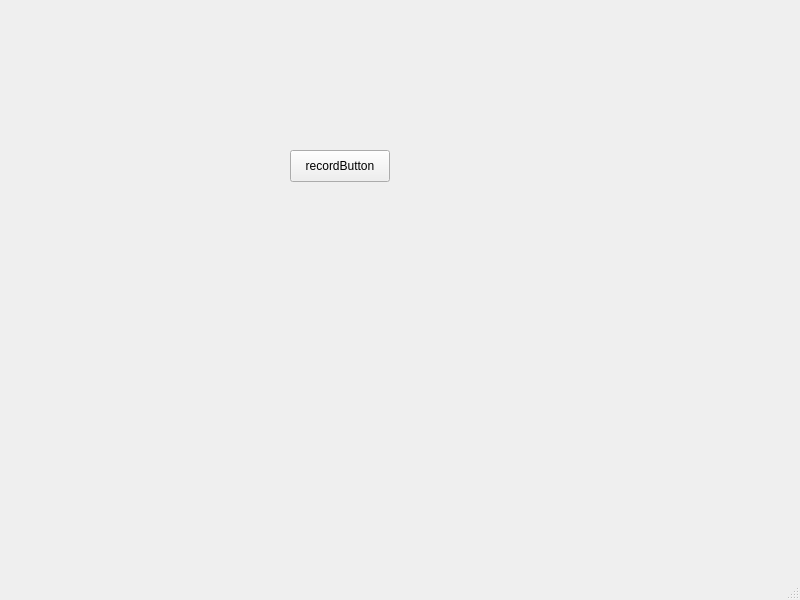
<?xml version="1.0" encoding="UTF-8"?>
<ui version="4.0">
 <class>MainWindow</class>
 <widget class="QMainWindow" name="MainWindow">
  <property name="geometry">
   <rect>
    <x>0</x>
    <y>0</y>
    <width>800</width>
    <height>600</height>
   </rect>
  </property>
  <property name="windowTitle">
   <string>MainWindow</string>
  </property>
  <widget class="QWidget" name="centralwidget">
   <widget class="QPushButton" name="pushButton">
    <property name="geometry">
     <rect>
      <x>290</x>
      <y>150</y>
      <width>100</width>
      <height>32</height>
     </rect>
    </property>
    <property name="text">
     <string>recordButton</string>
    </property>
   </widget>
  </widget>
  <widget class="QMenuBar" name="menubar">
   <property name="geometry">
    <rect>
     <x>0</x>
     <y>0</y>
     <width>800</width>
     <height>24</height>
    </rect>
   </property>
  </widget>
  <widget class="QStatusBar" name="statusbar"/>
 </widget>
 <resources/>
 <connections/>
</ui>
